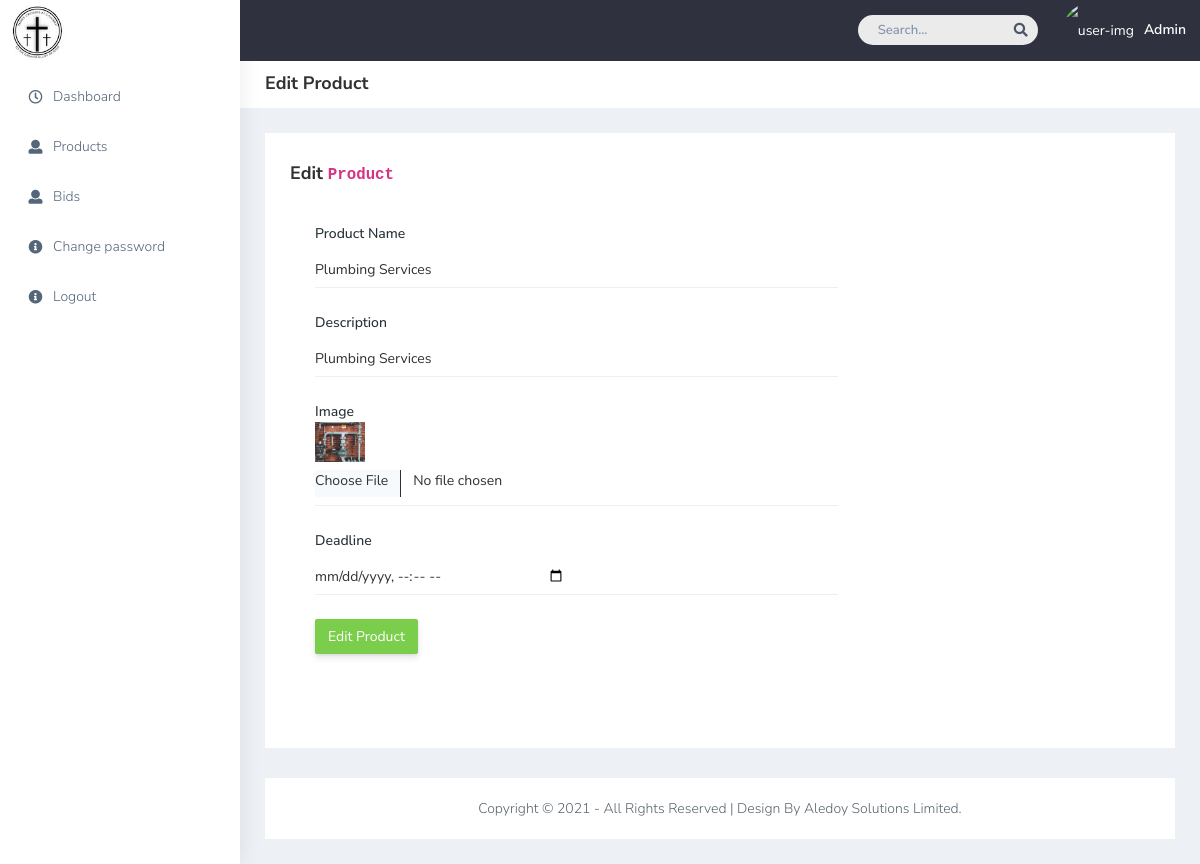
/admin/edit_products.php?id=2 (signed in), run on the app's committed database.
### tables this page shows
CREATE TABLE `products` (
  `id` int(20) NOT NULL,
  `product_name` varchar(50) NOT NULL,
  `description` blob NOT NULL,
  `image` varchar(100) NOT NULL,
  `deadline` datetime(6) DEFAULT NULL
);

### admin/edit_products.php (the view, shortened to what this page needs)
<?php
    include('connection/connect.php');
if($_GET['id'])
{
    $id = $_GET['id'];
}
$query = "select * from products where id = '$id'";
$result = mysqli_query($db,$query);
$row = mysqli_fetch_array($result);
?>
<!DOCTYPE html>
<html dir="ltr" lang="en">
<head>
   <link href="css/style.min.css" rel="stylesheet">
</head>
<body>
    <div id="main-wrapper" data-layout="vertical" data-navbarbg="skin5" data-sidebartype="full"
        data-sidebar-position="absolute" data-header-position="absolute" data-boxed-layout="full">
        <header class="topbar" data-navbarbg="skin5">
            <nav class="navbar top-navbar navbar-expand-md navbar-dark">
                <div class="navbar-header" data-logobg="skin6">
                    <a class="navbar-brand" href="dashboard.html">
                        <b class="logo-icon">
                            <?php include('include/logo.php');?>
                        </b>
                        <span class="logo-text">
                        </span>
                    </a>
                </div>
                <div class="navbar-collapse collapse" id="navbarSupportedContent" data-navbarbg="skin5">
                    <ul class="navbar-nav ms-auto d-flex align-items-center">
                        <li class=" in">
                            <form role="search" class="app-search d-none d-md-block me-3">
                                <input type="text" placeholder="Search..." class="form-control mt-0">
                                <a href="" class="active">
                                    <i class="fa fa-search"></i>
                                </a>
                            </form>
                        </li>
                        <li>
                            <a class="profile-pic" href="#">
                                <img src="plugins/images/users/varun.jpg" alt="user-img" width="36"
                                    class="img-circle"><span class="text-white font-medium">Admin</span></a>
                        </li>
                    </ul>
                </div>
            </nav>
        </header>
        <aside class="left-sidebar" data-sidebarbg="skin6">
            <div class="scroll-sidebar">
                <?php include('side-nav.php');?>
            </div>
        </aside>
        <div class="page-wrapper">
            <div class="page-breadcrumb bg-white">
                <div class="row align-items-center">
                    <div class="col-lg-3 col-md-4 col-sm-4 col-xs-12">
                        <h4 class="page-title">Edit Product</h4>
                    </div>
                    <div class="col-lg-9 col-sm-8 col-md-8 col-xs-12">
                        <div class="d-md-flex">
                        </div>
                    </div>
                </div>
            </div>
            <div class="container-fluid">
                    <div class="col-sm-12" >
                        <div class="white-box">
                            <h3 class="box-title">Edit <code>  Product</code> </h3>
                    <div class="col-lg-8 col-xlg-9 col-md-12" id=bid>
                        <div class="card">
                            <div class="card-body">
                                <form method="post" action="proc_edit_products.php" enctype="miltipart/form-data" class="form-horizontal form-material">
                                    <div class="form-group mb-4">
                                        <label class="col-md-12 p-0">Product Name</label>
                                        <div class="col-md-12 border-bottom p-0">
                                            <input name="product_name" type="text"  value="<?php echo $row['product_name'] ;?>" class="form-control p-0 border-0">
                                        </div>
                                    </div>
                                    <div class="form-group mb-4">
                                        <label class="col-md-12 p-0">Description</label>
                                        <div class="col-md-12 border-bottom p-0">
                                            <input name="description" type="text"  value="<?php echo $row['description'] ;?>" class="form-control p-0 border-0">
                                        </div>
                                    </div>
                                    <div class="form-group mb-4">
                                        <label class="col-md-12 p-0">Image<br><img src="upload/<?php echo $row['image']; ?>" style="width: 50px;"></label>
                                        <div class="col-md-12 border-bottom p-0">
                                            <input name="image" type="file" class="form-control p-0 border-0" value="<?php echo $image ;?>">
                                        </div>
                                    </div>
                                    <div class="form-group mb-4">
                                        <label class="col-md-12 p-0">Deadline</label>
                                        <div class="col-md-12 border-bottom p-0">
                                            <input name="deadline" type="datetime-local" style="width: 250px;" class="form-control p-0 border-0" value="<?php echo $row['deadline'] ;?>">
                                        </div>
                                    </div>
                                    <div class="form-group mb-4">
                                        <div class="col-sm-12">
                                            <button name="change" type="submit" class="btn btn-success">Edit Product</button>
                                        </div>
                                    </div>
                                </form>
                            </div>
                    </div>
                </div>
            </div>
          <?php include('include/footer.php');?>
        </div>
    </div>
</body>
</html>

### data on the page
products: product_name "Plumbing Services", description "Plumbing Services", image (picture)
